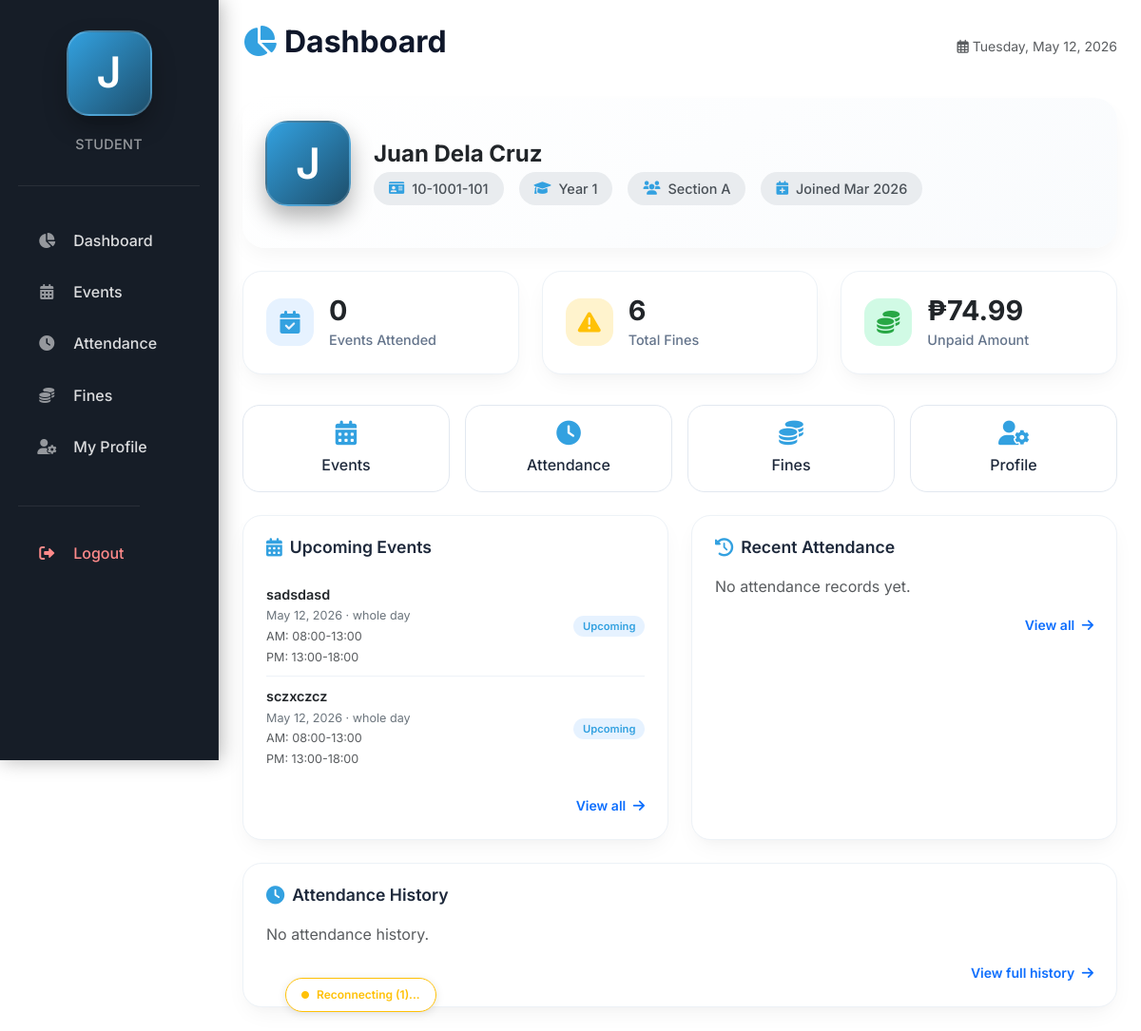
The app's page /views/studentpage/student_dashboard.php (signed in) with its own data.
### tables this page shows
CREATE TABLE `students` (
  `student_id` varchar(11) NOT NULL,
  `full_name` varchar(100) NOT NULL,
  `password` varchar(255) NOT NULL,
  `year_level` int(11) NOT NULL,
  `section` varchar(20) DEFAULT NULL,
  `created_at` timestamp NOT NULL DEFAULT current_timestamp()
);

CREATE TABLE `attendance_schedule` (
  `schedule_id` int(11) NOT NULL,
  `event_id` int(11) DEFAULT NULL,
  `am_login_start` time DEFAULT NULL,
  `am_login_end` time DEFAULT NULL,
  `am_logout_start` time DEFAULT NULL,
  `am_logout_end` time DEFAULT NULL,
  `pm_login_start` time DEFAULT NULL,
  `pm_login_end` time DEFAULT NULL,
  `pm_logout_start` time DEFAULT NULL,
  `pm_logout_end` time DEFAULT NULL
);

CREATE TABLE `events` (
  `event_id` int(11) NOT NULL,
  `event_name` varchar(150) NOT NULL,
  `event_date` date NOT NULL,
  `event_type` enum('whole_day','half_day_am','half_day_pm') NOT NULL DEFAULT 'whole_day',
  `half_day_period` enum('am','pm') DEFAULT NULL,
  `description` text DEFAULT NULL,
  `location` varchar(255) DEFAULT NULL,
  `created_by` varchar(20) NOT NULL,
  `created_at` timestamp NOT NULL DEFAULT current_timestamp(),
  `fines_generated` tinyint(1) NOT NULL DEFAULT 0
);

### views/studentpage/student_dashboard.php (the view, shortened to what the rows shown need)
<?php
require "../../Connection/connection.php";
$student_id = $_SESSION['student_id'];
$stmt = $conn->prepare("SELECT student_id, full_name, year_level, section, created_at FROM students WHERE student_id = ?");
$stmt->bind_param("s", $student_id);
$stmt->execute();
$student = $stmt->get_result()->fetch_assoc();
$upcomingQuery = "
    SELECT e.event_id, e.event_name, e.event_date, e.event_type, e.half_day_period,
           s.am_login_start, s.am_login_end, s.am_logout_start, s.am_logout_end,
           s.pm_login_start, s.pm_login_end, s.pm_logout_start, s.pm_logout_end
    FROM events e
    LEFT JOIN attendance_schedule s ON e.event_id = s.event_id
    WHERE e.event_date >= CURDATE()
    ORDER BY e.event_date ASC
    LIMIT 5
";
$upcomingEvents = $conn->query($upcomingQuery);
?>
<!DOCTYPE html>
<html lang="en">
<head>
    <link href="https://cdn.jsdelivr.net/npm/bootstrap@5.3.2/dist/css/bootstrap.min.css" rel="stylesheet">
    <link rel="stylesheet" href="https://cdnjs.cloudflare.com/ajax/libs/font-awesome/6.0.0/css/all.min.css">
</head>
<body>
    <?php include "../sidebar/student_sidebar.php"; ?>
    <div class="main-content">
        <div class="container-fluid px-0">
            <div class="page-header">
                <h2><i class="fas fa-chart-pie"></i>Dashboard</h2>
            </div>
            <?php if ($student): ?>
            <div class="profile-card mb-4">
                <div class="d-flex align-items-center gap-4 flex-wrap">
                    <div class="profile-avatar">
                        <?= strtoupper(substr($student['full_name'], 0, 1)) ?>
                    </div>
                    <div class="flex-grow-1">
                        <h4 class="fw-bold mb-1"><?= htmlspecialchars($student['full_name']) ?></h4>
                        <div class="d-flex flex-wrap gap-3 align-items-center">
                            <span class="stat-badge"><i class="fas fa-id-card"></i>
                                <?= htmlspecialchars($student['student_id']) ?></span>
                            <span class="stat-badge"><i class="fas fa-graduation-cap"></i> Year
                                <?= htmlspecialchars($student['year_level']) ?></span>
                            <span class="stat-badge"><i class="fas fa-users"></i> Section
                                <?= htmlspecialchars($student['section'] ?: 'N/A') ?></span>
                            <span class="stat-badge"><i class="fas fa-calendar-plus"></i> Joined
                                <?= date('M Y', strtotime($student['created_at'])) ?></span>
                        </div>
                    </div>
                </div>
            </div>
            <?php endif; ?>
            <div class="row g-4">
                <div class="col-lg-6">
                    <div class="dashboard-card">
                        <div class="card-body-custom" id="upcomingEventsContainer">
                            <?php if ($upcomingEvents->num_rows > 0): ?>
                            <table class="compact-table" id="upcomingEventsTable">
                                <?php while ($event = $upcomingEvents->fetch_assoc()): ?>
                                <tr>
                                    <td>
                                        <div class="fw-semibold"><?= htmlspecialchars($event['event_name']) ?></div>
                                        <small class="text-secondary">
                                            <?= date('M d, Y', strtotime($event['event_date'])) ?>
                                            · <?= str_replace('_', ' ', $event['event_type']) ?>
                                        </small>
                                        <?php if ($event['am_login_start']): ?>
                                        <br><small class="text-muted">AM:
                                            <?= substr($event['am_login_start'],0,5) ?>-<?= substr($event['am_logout_end'],0,5) ?></small>
                                        <?php endif; ?>
                                        <?php if ($event['pm_login_start']): ?>
                                        <br><small class="text-muted">PM:
                                            <?= substr($event['pm_login_start'],0,5) ?>-<?= substr($event['pm_logout_end'],0,5) ?></small>
                                        <?php endif; ?>
                                    </td>
                                    <td class="text-end">
                                        <span class="badge-status badge-upcoming">Upcoming</span>
                                    </td>
                                </tr>
                                <?php endwhile; ?>
                            </table>
                            <?php else: ?>
                            <p class="text-muted mb-0">No upcoming events.</p>
                            <?php endif; ?>
                        </div>
                    </div>
                </div>
            </div>
        </div>
    </div>
</body>
</html>

### views/sidebar/student_sidebar.php (shortened to what the rows shown need)
<?php
$studentInitials = 'S';
$studentRole = 'Student';
if (isset($_SESSION['student_id'])) {
    $host = 'localhost';
    $username = 'root';
    $password = '';
    $database = 'beams';
    $sidebarConn = new mysqli($host, $username, $password, $database);
    if (!$sidebarConn->connect_error) {
        $student_id = $_SESSION['student_id'];
        $stmt = $sidebarConn->prepare("SELECT full_name FROM students WHERE student_id = ?");
        if ($stmt) {
            $stmt->bind_param("s", $student_id);
            $stmt->execute();
            $result = $stmt->get_result();
            if ($row = $result->fetch_assoc()) {
                $studentName = $row['full_name'];
                $studentInitials = strtoupper(substr($studentName, 0, 1));
            }
        }
    } else {
        error_log("Student sidebar: DB connection failed - " . $sidebarConn->connect_error);
    }
}
?>
<!DOCTYPE html>
<html lang="en">
<head>
    <link href="https://cdn.jsdelivr.net/npm/bootstrap@5.3.2/dist/css/bootstrap.min.css" rel="stylesheet">
    <link href="https://cdnjs.cloudflare.com/ajax/libs/font-awesome/6.0.0/css/all.min.css" rel="stylesheet">
</head>
<body>
    <div class="desktop-sidebar">
        <div class="sidebar-inner">
            <div class="sidebar-profile">
                <div class="profile-avatar">
                    <?= htmlspecialchars($studentInitials) ?>
                </div>
                <div class="profile-role"><?= htmlspecialchars($studentRole) ?></div>
            </div>
        </div>
    </div>
</body>
</html>

### records on screen
students: full_name "J", full_name "Juan Dela Cruz", student_id "10-1001-101", year_level "1", section "A", created_at "Mar 2026"
attendance_schedule: event.event_name "sadsdasd", event.event_date "May 12, 2026", event.event_type "whole day", am_login_start "08:00", am_logout_end "13:00", pm_login_start "13:00", pm_logout_end "18:00"
attendance_schedule: event.event_name "sczxczcz", event.event_date "May 12, 2026", event.event_type "whole day", am_login_start "08:00", am_logout_end "13:00", pm_login_start "13:00", pm_logout_end "18:00"

### other values on screen
$studentRole "STUDENT"
$totalEvents "0"
$totalFines "6"
$unpaidAmount "74.99"
